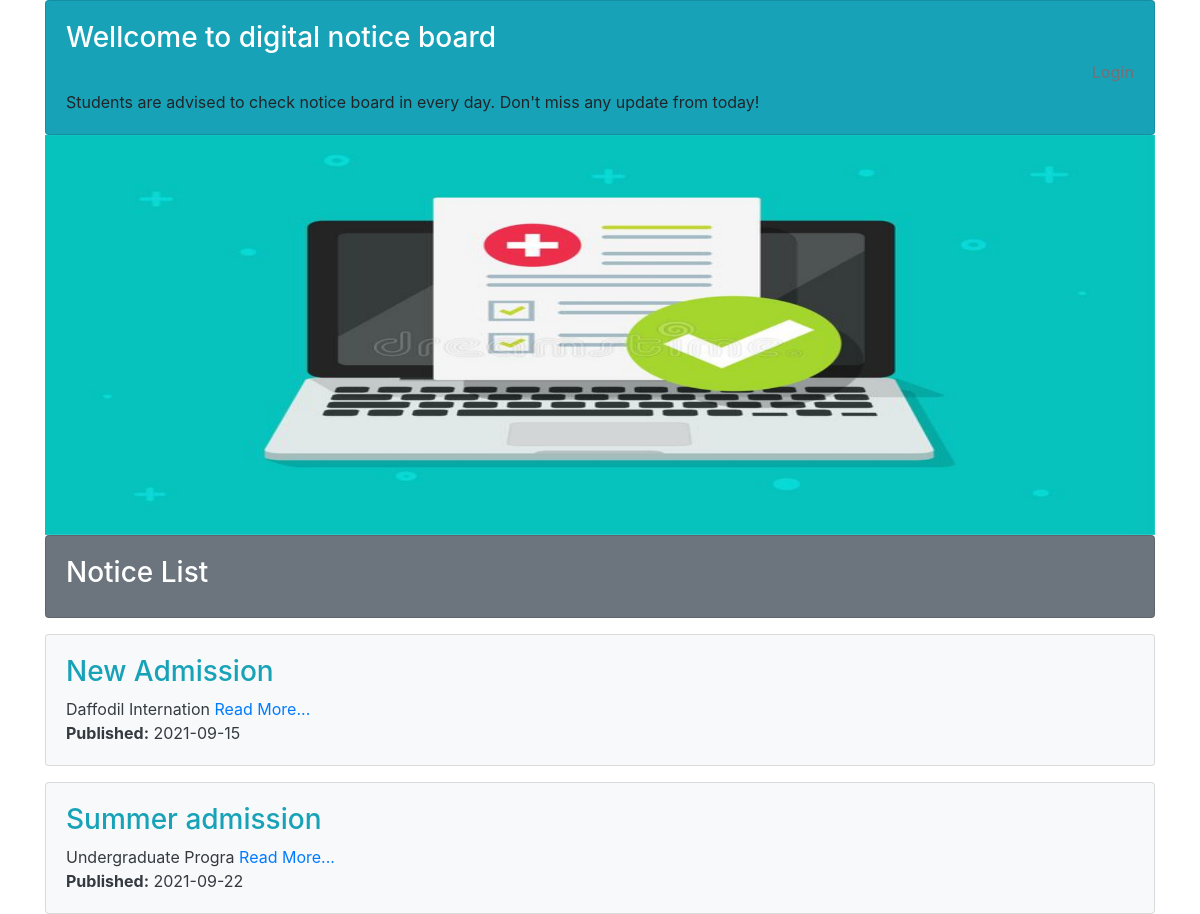
The page / on the database its author committed.
### tables this page shows
CREATE TABLE `notice_store` (
  `id` int(10) NOT NULL,
  `title` text NOT NULL,
  `description` text NOT NULL,
  `date` date NOT NULL
);

### index.php (the view, shortened to what this page needs)
<?php
$db = mysqli_connect('localhost', 'root', '', 'notice');
$sql="SELECT * FROM `notice_store`";
$result = mysqli_query($db, $sql);
 ?>
<!DOCTYPE html>
<html lang="en">
<head>
 <link rel="stylesheet" href="https://maxcdn.bootstrapcdn.com/bootstrap/4.5.2/css/bootstrap.min.css">
  <link rel="stylesheet" href="style.css" >
</head>
<body>
<div class="container">
	  <div class="card bg-info">
    <div class="card-body">
    	<h3 class="text-white">Wellcome to digital notice board </h3>
       <h6 class="text-right"><a class="text-secondary" href="login.php">Login</a></h6>
       <marquee behavior="scrolling " scrolldelay="100">
Students are advised to check notice board in every day. Don't miss any update from today!
</marquee>
    </div>
  </div>
<div id="demo" class="carousel slide" data-ride="carousel">
  <div class="carousel-inner">
  	 <div class="carousel-item text-center active" >
      <img src="img/slide1.jpg" alt="Los Angeles" width="1110" height="400">
    </div>
  </div>
</div>
<div class="card bg-secondary text-white">
    <div class="card-body">
      <h3>Notice List</h3></div>
  </div>
       <?php
  while($notice = mysqli_fetch_assoc($result)):?>
  <div class="card bg-light text-dark mt-3">
    <div class="card-body">
    	<h3 class="text-info"><?php echo $notice['title']; ?></h3>
    	<span><?php echo substr_replace($notice['description'], " ", 20);
?>
</span><a href="noticeViwer.php?id=<?php echo $notice['id']; ?>">Read More...</a><br>
    	<strong>Published:</strong> <?php echo $notice['date']; ?>
    	</div>
  </div>
<?php endwhile; ?>
</div>
</body>
</html>

### style.css (style rules this page uses)
html { scroll-behavior: smooth; }
* { margin: 0px; padding: 0px; box-sizing: border-box; }
a { text-decoration: none; }

### rows shown on the page
notice_store: title "New Admission", description "Daffodil Internation", date "2021-09-15"
notice_store: title "Summer admission", description "Undergraduate Progra", date "2021-09-22"
